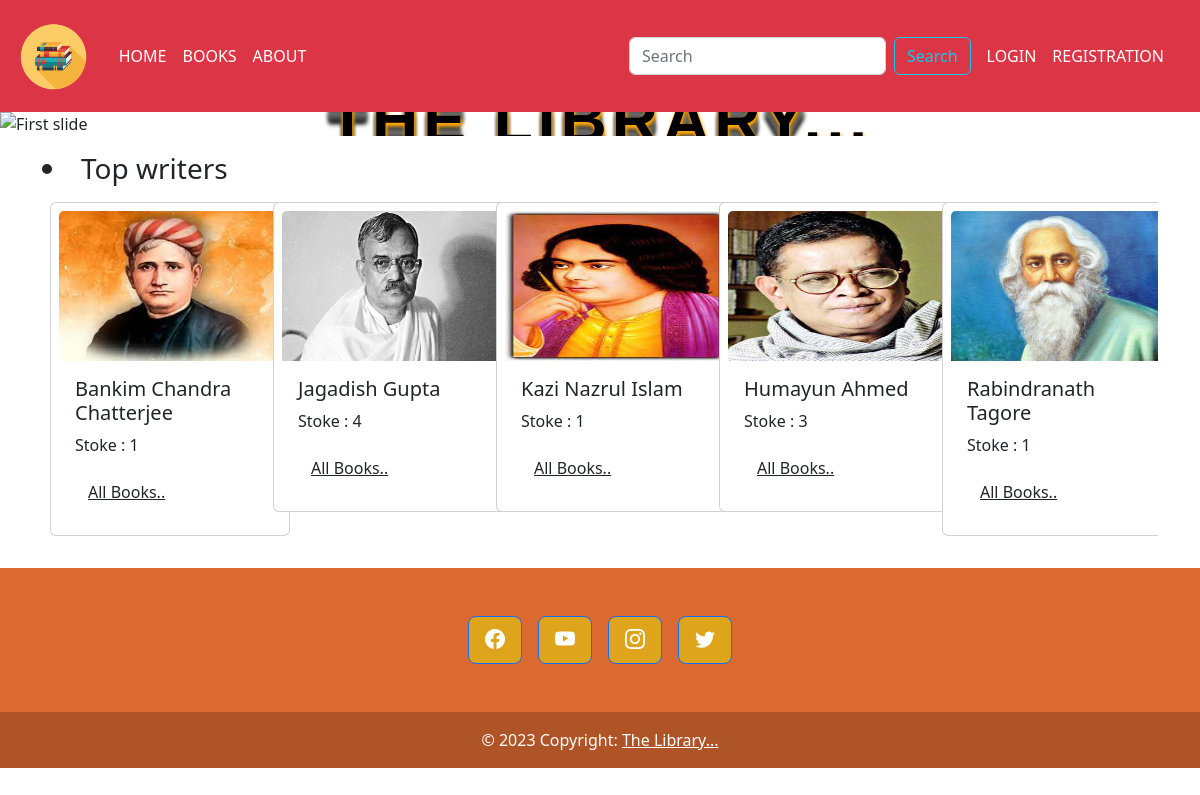
Before: / with the older database file.
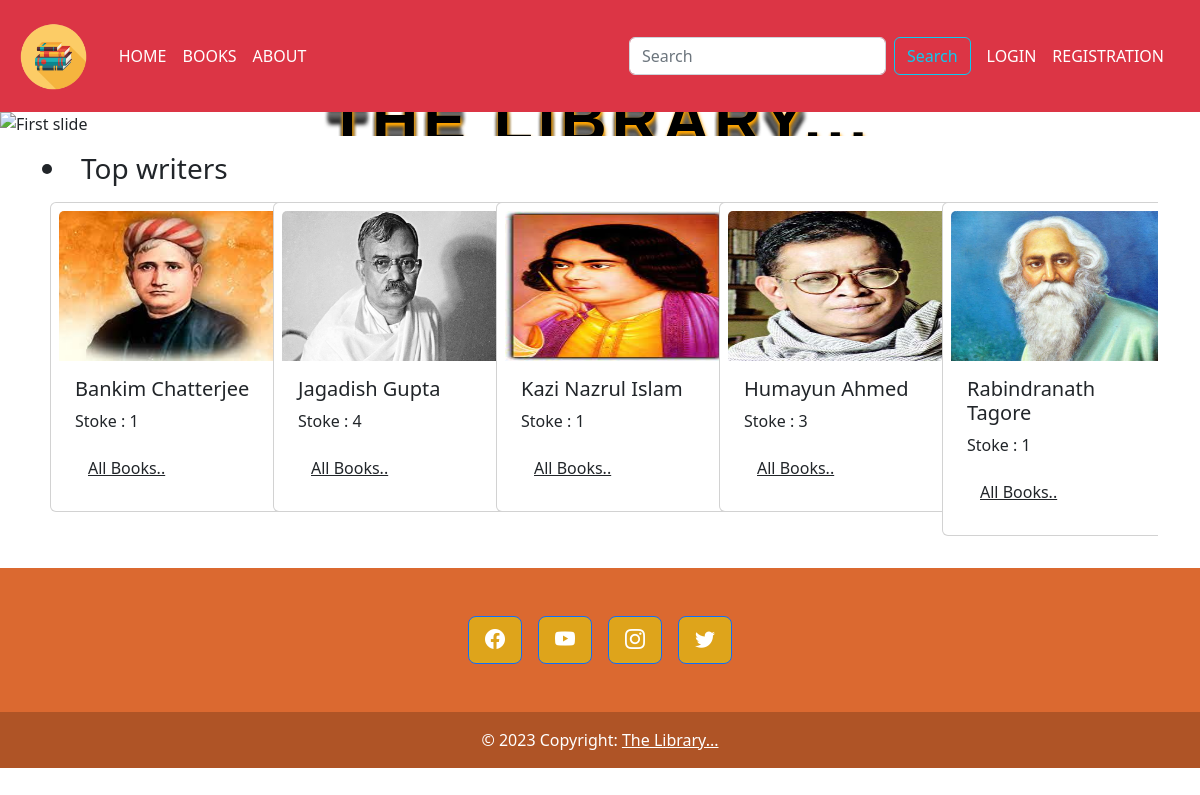
After: the same page with the newer database file.
### tables this page shows
CREATE TABLE `writers` (
  `id` int(11) NOT NULL,
  `name` varchar(128) NOT NULL,
  `born` varchar(128) NOT NULL,
  `died` varchar(128) NOT NULL,
  `nationality` varchar(128) NOT NULL,
  `total_books` varchar(128) NOT NULL,
  `novels` varchar(128) NOT NULL,
  `image` varchar(128) NOT NULL,
  `created_at` timestamp NOT NULL DEFAULT current_timestamp()
);

### Templete/owlcarousel.php (the view)
<div class="container">
    <h3 class="mt-3">
        <li>Top writers</li>
    </h3>
</div>
<div class="d-flex justify-content-center">
    <div class="container mb-4 owl-carousel" id="owl-demo">
        <?php
        $quary_1 = "select * from writers where 1 order by created_at desc";
        $result_1 = $conn->query($quary_1);
        while ($row = $result_1->fetch_assoc()) {
            echo '<div class="card p-2 m-2" style="width: 15rem;">
            <img class="card-img-top" src="Admin/Assets/Images/' . $row['image'] . '" alt="Card image cap" style="height: 150px;">
            <div class="card-body">
                <h5 class="card-title">' . $row['name'] . '</h5>
                <p class="card-text">Stoke : ' . $row['total_books'] . '</p>
                <a href="writerBook.php?writerid=' . $row['id'] . '" class="btn text-decoration-underline">All Books..</a>
            </div>
        </div>';
        };
        ?>
    </div>
</div>

Changed rows visible on the page:
changed writers: name "Bankim Chandra Chatterjee" → "Bankim Chatterjee"
